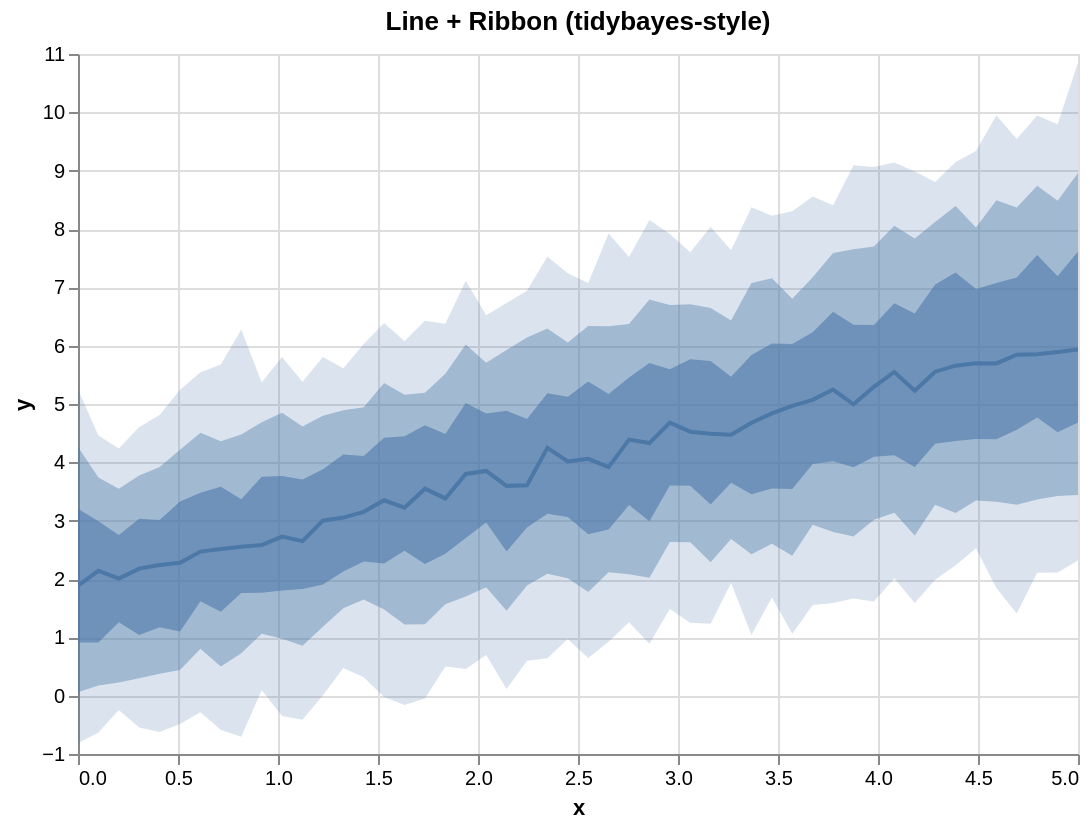

This figure's Vega-Lite source:
### Vega-Lite specification from a JSON file in a GitHub repository (floating-point values rounded to 4 significant figures)
{"$schema": "https://vega.github.io/schema/vega-lite/v5.json", "config": {"axis": {"labelLimit": 0}, "header": {"labelLimit": 0}, "legend": {"labelLimit": 0}}, "data": {"values": [{"__median__": 4.39, "hi_0_5_": 5.455, "hi_0_8_": 6.371, "hi_0_95_": 7.519, "lo_0_5_": 3.267, "lo_0_8_": 2.083, "lo_0_95_": 1.258, "x": 2.755}, {"__median__": 3.0, "hi_0_5_": 3.88, "hi_0_8_": 4.797, "hi_0_95_": 5.804, "lo_0_5_": 1.907, "lo_0_8_": 1.181, "lo_0_95_": 0.00618, "x": 1.224}, {"__median__": 4.473, "hi_0_5_": 5.466, "hi_0_8_": 6.43, "hi_0_95_": 7.635, "lo_0_5_": 3.649, "lo_0_8_": 2.686, "lo_0_95_": 1.932, "x": 3.265}, {"__median__": 5.248, "hi_0_5_": 6.581, "hi_0_8_": 7.59, "hi_0_95_": 8.407, "lo_0_5_": 4.018, "lo_0_8_": 2.806, "lo_0_95_": 1.587, "x": 3.776}, {"__median__": 5.697, "hi_0_5_": 6.972, "hi_0_8_": 8.026, "hi_0_95_": 9.338, "lo_0_5_": 4.401, "lo_0_8_": 3.346, "lo_0_95_": 2.529, "x": 4.49}, {"__median__": 2.14, "hi_0_5_": 2.99, "hi_0_8_": 3.74, "hi_0_95_": 4.459, "lo_0_5_": 0.9097, "lo_0_8_": 0.1745, "lo_0_95_": -0.6311, "x": 0.102}, {"__median__": 5.549, "hi_0_5_": 6.725, "hi_0_8_": 8.058, "hi_0_95_": 9.14, "lo_0_5_": 4.122, "lo_0_8_": 3.136, "lo_0_95_": 2.015, "x": 4.082}, {"__median__": 2.178, "hi_0_5_": 3.032, "hi_0_8_": 3.775, "hi_0_95_": 4.608, "lo_0_5_": 1.042, "lo_0_8_": 0.2971, "lo_0_95_": -0.5452, "x": 0.3061}, {"__median__": 5.852, "hi_0_5_": 7.554, "hi_0_8_": 8.742, "hi_0_95_": 9.945, "lo_0_5_": 4.767, "lo_0_8_": 3.362, "lo_0_95_": 2.108, "x": 4.796}, {"__median__": 4.247, "hi_0_5_": 5.184, "hi_0_8_": 6.296, "hi_0_95_": 7.527, "lo_0_5_": 3.117, "lo_0_8_": 2.089, "lo_0_95_": 0.6416, "x": 2.347}, {"__median__": 2.006, "hi_0_5_": 2.753, "hi_0_8_": 3.548, "hi_0_95_": 4.236, "lo_0_5_": 1.258, "lo_0_8_": 0.2262, "lo_0_95_": -0.2465, "x": 0.2041}, {"__median__": 4.49, "hi_0_5_": 5.737, "hi_0_8_": 6.647, "hi_0_95_": 8.039, "lo_0_5_": 3.279, "lo_0_8_": 2.286, "lo_0_95_": 1.234, "x": 3.163}, {"__median__": 5.226, "hi_0_5_": 6.551, "hi_0_8_": 7.837, "hi_0_95_": 8.986, "lo_0_5_": 3.92, "lo_0_8_": 2.746, "lo_0_95_": 1.588, "x": 4.184}, {"__median__": 3.608, "hi_0_5_": 4.745, "hi_0_8_": 6.142, "hi_0_95_": 6.943, "lo_0_5_": 2.885, "lo_0_8_": 1.89, "lo_0_95_": 0.598, "x": 2.245}, {"__median__": 4.06, "hi_0_5_": 5.385, "hi_0_8_": 6.338, "hi_0_95_": 7.075, "lo_0_5_": 2.769, "lo_0_8_": 1.779, "lo_0_95_": 0.6467, "x": 2.551}, {"__median__": 2.727, "hi_0_5_": 3.766, "hi_0_8_": 4.852, "hi_0_95_": 5.805, "lo_0_5_": 1.804, "lo_0_8_": 0.9758, "lo_0_95_": -0.3477, "x": 1.02}, {"__median__": 4.969, "hi_0_5_": 6.027, "hi_0_8_": 6.805, "hi_0_95_": 8.302, "lo_0_5_": 3.544, "lo_0_8_": 2.398, "lo_0_95_": 1.063, "x": 3.571}, {"__median__": 5.295, "hi_0_5_": 6.354, "hi_0_8_": 7.699, "hi_0_95_": 9.062, "lo_0_5_": 4.095, "lo_0_8_": 3.016, "lo_0_95_": 1.616, "x": 3.98}, {"__median__": 2.512, "hi_0_5_": 3.583, "hi_0_8_": 4.363, "hi_0_95_": 5.675, "lo_0_5_": 1.438, "lo_0_8_": 0.4997, "lo_0_95_": -0.5893, "x": 0.7143}, {"__median__": 5.554, "hi_0_5_": 7.049, "hi_0_8_": 8.119, "hi_0_95_": 8.807, "lo_0_5_": 4.317, "lo_0_8_": 3.275, "lo_0_95_": 1.986, "x": 4.286}, {"__median__": 2.554, "hi_0_5_": 3.368, "hi_0_8_": 4.478, "hi_0_95_": 6.279, "lo_0_5_": 1.762, "lo_0_8_": 0.7266, "lo_0_95_": -0.7064, "x": 0.8163}, {"__median__": 3.917, "hi_0_5_": 5.172, "hi_0_8_": 6.332, "hi_0_95_": 7.921, "lo_0_5_": 2.849, "lo_0_8_": 2.116, "lo_0_95_": 0.9235, "x": 2.653}, {"__median__": 5.891, "hi_0_5_": 7.189, "hi_0_8_": 8.483, "hi_0_95_": 9.798, "lo_0_5_": 4.517, "lo_0_8_": 3.424, "lo_0_95_": 2.11, "x": 4.898}, {"__median__": 4.33, "hi_0_5_": 5.703, "hi_0_8_": 6.793, "hi_0_95_": 8.155, "lo_0_5_": 2.99, "lo_0_8_": 2.02, "lo_0_95_": 0.8885, "x": 2.857}, {"__median__": 3.382, "hi_0_5_": 4.486, "hi_0_8_": 5.518, "hi_0_95_": 6.377, "lo_0_5_": 2.434, "lo_0_8_": 1.569, "lo_0_95_": 0.4983, "x": 1.837}, {"__median__": 5.07, "hi_0_5_": 6.23, "hi_0_8_": 7.173, "hi_0_95_": 8.555, "lo_0_5_": 3.97, "lo_0_8_": 2.929, "lo_0_95_": 1.556, "x": 3.673}, {"__median__": 3.596, "hi_0_5_": 4.883, "hi_0_8_": 5.924, "hi_0_95_": 6.733, "lo_0_5_": 2.47, "lo_0_8_": 1.455, "lo_0_95_": 0.113, "x": 2.143}, {"__median__": 5.845, "hi_0_5_": 7.167, "hi_0_8_": 8.367, "hi_0_95_": 9.544, "lo_0_5_": 4.558, "lo_0_8_": 3.272, "lo_0_95_": 1.408, "x": 4.694}, {"__median__": 3.053, "hi_0_5_": 4.136, "hi_0_8_": 4.893, "hi_0_95_": 5.611, "lo_0_5_": 2.128, "lo_0_8_": 1.499, "lo_0_95_": 0.4735, "x": 1.327}, {"__median__": 2.277, "hi_0_5_": 3.328, "hi_0_8_": 4.215, "hi_0_95_": 5.244, "lo_0_5_": 1.1, "lo_0_8_": 0.44, "lo_0_95_": -0.4869, "x": 0.5102}, {"__median__": 4.014, "hi_0_5_": 5.125, "hi_0_8_": 6.053, "hi_0_95_": 7.241, "lo_0_5_": 3.061, "lo_0_8_": 2.012, "lo_0_95_": 0.972, "x": 2.449}, {"__median__": 4.525, "hi_0_5_": 5.767, "hi_0_8_": 6.712, "hi_0_95_": 7.603, "lo_0_5_": 3.6, "lo_0_8_": 2.631, "lo_0_95_": 1.25, "x": 3.061}, {"__median__": 5.935, "hi_0_5_": 7.614, "hi_0_8_": 8.961, "hi_0_95_": 10.85, "lo_0_5_": 4.684, "lo_0_8_": 3.441, "lo_0_95_": 2.316, "x": 5.0}, {"__median__": 5.695, "hi_0_5_": 7.074, "hi_0_8_": 8.491, "hi_0_95_": 9.946, "lo_0_5_": 4.396, "lo_0_8_": 3.324, "lo_0_95_": 1.844, "x": 4.592}, {"__median__": 2.47, "hi_0_5_": 3.478, "hi_0_8_": 4.509, "hi_0_95_": 5.546, "lo_0_5_": 1.619, "lo_0_8_": 0.8037, "lo_0_95_": -0.2832, "x": 0.6122}, {"__median__": 3.801, "hi_0_5_": 5.016, "hi_0_8_": 6.022, "hi_0_95_": 7.111, "lo_0_5_": 2.703, "lo_0_8_": 1.702, "lo_0_95_": 0.4557, "x": 1.939}, {"__median__": 3.35, "hi_0_5_": 4.422, "hi_0_8_": 5.362, "hi_0_95_": 6.387, "lo_0_5_": 2.266, "lo_0_8_": 1.477, "lo_0_95_": -0.02402, "x": 1.531}, {"__median__": 4.995, "hi_0_5_": 6.36, "hi_0_8_": 7.652, "hi_0_95_": 9.093, "lo_0_5_": 3.914, "lo_0_8_": 2.728, "lo_0_95_": 1.666, "x": 3.878}, {"__median__": 3.852, "hi_0_5_": 4.838, "hi_0_8_": 5.708, "hi_0_95_": 6.52, "lo_0_5_": 2.971, "lo_0_8_": 1.86, "lo_0_95_": 0.6964, "x": 2.041}, {"__median__": 3.151, "hi_0_5_": 4.107, "hi_0_8_": 4.943, "hi_0_95_": 6.031, "lo_0_5_": 2.3, "lo_0_8_": 1.648, "lo_0_95_": 0.3142, "x": 1.429}, {"__median__": 2.239, "hi_0_5_": 3.013, "hi_0_8_": 3.919, "hi_0_95_": 4.81, "lo_0_5_": 1.173, "lo_0_8_": 0.3777, "lo_0_95_": -0.6215, "x": 0.4082}, {"__median__": 4.678, "hi_0_5_": 5.839, "hi_0_8_": 7.072, "hi_0_95_": 8.373, "lo_0_5_": 3.454, "lo_0_8_": 2.424, "lo_0_95_": 1.038, "x": 3.367}, {"__median__": 1.886, "hi_0_5_": 3.204, "hi_0_8_": 4.263, "hi_0_95_": 5.247, "lo_0_5_": 0.912, "lo_0_8_": 0.05822, "lo_0_95_": -0.8172, "x": 0.0}, {"__median__": 5.658, "hi_0_5_": 7.256, "hi_0_8_": 8.393, "hi_0_95_": 9.15, "lo_0_5_": 4.364, "lo_0_8_": 3.129, "lo_0_95_": 2.236, "x": 4.388}, {"__median__": 2.582, "hi_0_5_": 3.751, "hi_0_8_": 4.686, "hi_0_95_": 5.37, "lo_0_5_": 1.765, "lo_0_8_": 1.06, "lo_0_95_": 0.09143, "x": 0.9184}, {"__median__": 3.547, "hi_0_5_": 4.635, "hi_0_8_": 5.192, "hi_0_95_": 6.429, "lo_0_5_": 2.259, "lo_0_8_": 1.225, "lo_0_95_": -0.05009, "x": 1.735}, {"__median__": 4.68, "hi_0_5_": 5.598, "hi_0_8_": 6.698, "hi_0_95_": 7.915, "lo_0_5_": 3.605, "lo_0_8_": 2.636, "lo_0_95_": 1.484, "x": 2.959}, {"__median__": 3.222, "hi_0_5_": 4.448, "hi_0_8_": 5.161, "hi_0_95_": 6.077, "lo_0_5_": 2.485, "lo_0_8_": 1.219, "lo_0_95_": -0.1599, "x": 1.633}, {"__median__": 4.84, "hi_0_5_": 6.037, "hi_0_8_": 7.154, "hi_0_95_": 8.225, "lo_0_5_": 3.551, "lo_0_8_": 2.606, "lo_0_95_": 1.682, "x": 3.469}, {"__median__": 2.649, "hi_0_5_": 3.706, "hi_0_8_": 4.614, "hi_0_95_": 5.383, "lo_0_5_": 1.827, "lo_0_8_": 0.8576, "lo_0_95_": -0.4117, "x": 1.122}]}, "height": 350, "layer": [{"_lr_layer": true, "encoding": {"tooltip": [{"field": "x", "title": "x", "type": "quantitative"}, {"field": "__median__", "title": "median", "type": "quantitative"}, {"field": "lo_0_95_", "title": "95% lo", "type": "quantitative"}, {"field": "hi_0_95_", "title": "95% hi", "type": "quantitative"}], "x": {"field": "x", "scale": {"zero": false}, "type": "quantitative"}, "y": {"field": "lo_0_95_", "scale": {"zero": false}, "title": "y", "type": "quantitative"}, "y2": {"field": "hi_0_95_"}}, "mark": {"line": false, "opacity": 0.2, "type": "area"}, "params": [{"bind": "scales", "name": "grid", "select": {"encodings": ["x", "y"], "type": "interval"}}]}, {"_lr_layer": true, "encoding": {"tooltip": [{"field": "x", "title": "x", "type": "quantitative"}, {"field": "__median__", "title": "median", "type": "quantitative"}, {"field": "lo_0_95_", "title": "95% lo", "type": "quantitative"}, {"field": "hi_0_95_", "title": "95% hi", "type": "quantitative"}], "x": {"field": "x", "scale": {"zero": false}, "type": "quantitative"}, "y": {"field": "lo_0_8_", "scale": {"zero": false}, "title": "y", "type": "quantitative"}, "y2": {"field": "hi_0_8_"}}, "mark": {"line": false, "opacity": 0.4, "type": "area"}}, {"_lr_layer": true, "encoding": {"tooltip": [{"field": "x", "title": "x", "type": "quantitative"}, {"field": "__median__", "title": "median", "type": "quantitative"}, {"field": "lo_0_95_", "title": "95% lo", "type": "quantitative"}, {"field": "hi_0_95_", "title": "95% hi", "type": "quantitative"}], "x": {"field": "x", "scale": {"zero": false}, "type": "quantitative"}, "y": {"field": "lo_0_5_", "scale": {"zero": false}, "title": "y", "type": "quantitative"}, "y2": {"field": "hi_0_5_"}}, "mark": {"line": false, "opacity": 0.6, "type": "area"}}, {"_lr_layer": true, "encoding": {"tooltip": [{"field": "x", "title": "x", "type": "quantitative"}, {"field": "__median__", "title": "median", "type": "quantitative"}, {"field": "lo_0_95_", "title": "95% lo", "type": "quantitative"}, {"field": "hi_0_95_", "title": "95% hi", "type": "quantitative"}], "x": {"field": "x", "scale": {"zero": false}, "type": "quantitative"}, "y": {"field": "__median__", "scale": {"zero": false}, "title": "y", "type": "quantitative"}}, "mark": {"strokeWidth": 2, "type": "line"}}], "title": "Line + Ribbon (tidybayes-style)", "width": 500}
